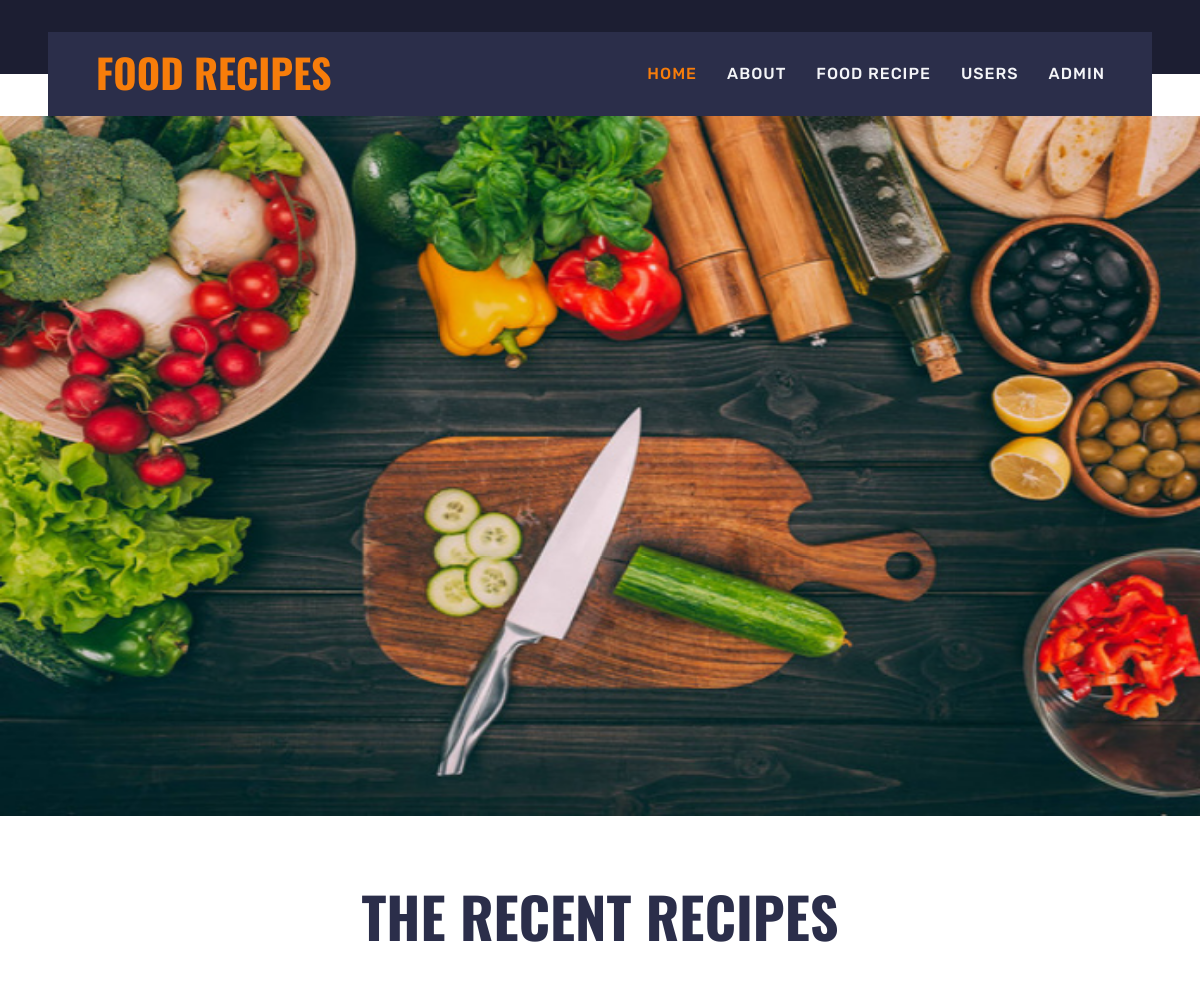
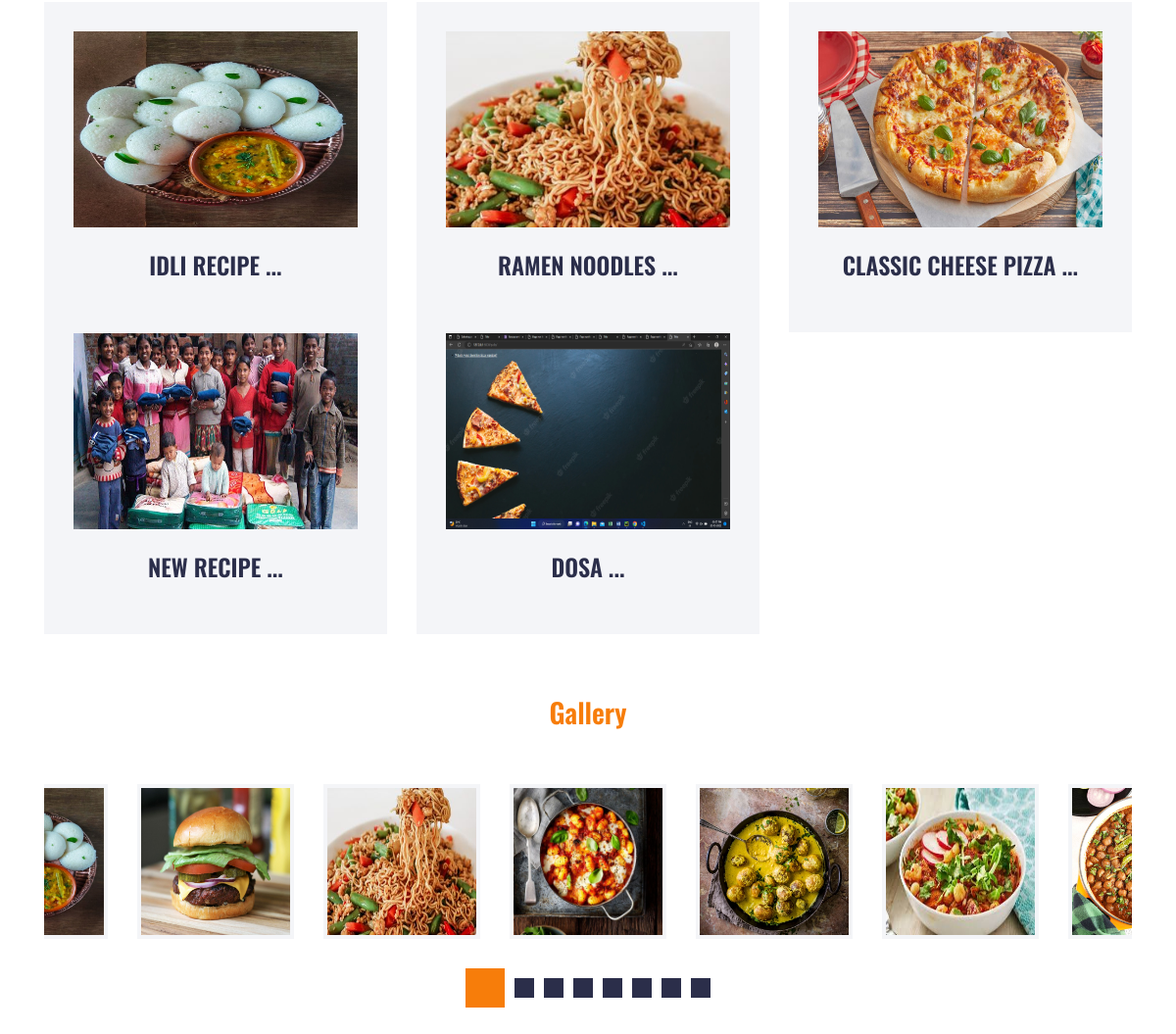
The page / on the database its author committed (2 pictures, top to bottom).
### myapp/models.py (models this page shows, shortened)
class Recipe(models.Model):
    register = models.ForeignKey(Registration, on_delete=models.CASCADE, null=True, blank=True)
    title = models.CharField(max_length=200, null=True, blank=True)
    pertime = models.CharField(max_length=200, null=True, blank=True)
    cooktime = models.CharField(max_length=200, null=True, blank=True)
    yields = models.CharField(max_length=200, null=True, blank=True)
    ingredients = models.CharField(max_length=500, null=True, blank=True)
    description = models.CharField(max_length=500, null=True, blank=True)
    photo = models.FileField(max_length=200, null=True, blank=True)
    creationdate = models.DateTimeField(auto_now_add=True)

### myapp/views.py (the view)
# urls.py: path('', index, name="index"),
def index(request):
    data = Recipe.objects.all()
    return render(request, "home.html", locals())

### myapp/templates/home.html (shortened to what this page needs)
{% extends 'index.html' %}
{% load static %}
{% block body %}
    <div class="container-fluid p-0" style="margin-bottom: 90px;">
        <div id="header-carousel" class="carousel slide" data-ride="carousel">
            <div class="carousel-inner">
                <div class="carousel-item active">
                    <img class="w-100" src="{% static 'img/carousel-1.jpg' %}" style="height:700px;" alt="Image">
                </div>
            </div>
        </div>
    </div>
<div class="container-fluid py-5" style="margin-top:-120px">
    <div class="container pt-5 pb-3">
        <h2 class="display-4 text-uppercase text-center mb-5">The Recent Recipes</h2>
        <div class="row">
            {% for i in data %}
            <div class="col-lg-4 col-md-6 mb-2" style="height:300px;width:100%">
                <a href="/add_comment/{{i.id}}">
                <div class="rent-item mb-4">
                    <img class="img-fluid mb-4" src="{{i.photo.url}}" style="height:200px;width:100%" alt="">
                    <h4 class="text-uppercase mb-4">{{i.title|slice:":20"}} ...</h4>
                </div>
                </a>
            </div>
            {% endfor %}
        </div>
    </div>
</div>
    <div class="container-fluid py-5" style="margin-top:-20px; margin-bottom:40px">
        <h3 class="text-center" style="color:#f77d0a">Gallery</h3>
        <div class="container py-5">
            <div class="owl-carousel vendor-carousel">
                <div class="bg-light p-1">
                    <img src="{% static 'img/vendor-1.jpg' %}" style="height:150px;width:100%" alt="">
                </div>
                <div class="bg-light p-1">
                    <img src="{% static 'img/vendor-2.jpg' %}" style="height:150px;width:100%" alt="">
                </div>
                <div class="bg-light p-1">
                    <img src="{% static 'img/vendor-3.jpeg' %}" style="height:150px;width:100%" alt="">
                </div>
                <div class="bg-light p-1">
                    <img src="{% static 'img/vendor-4.jpg' %}" style="height:150px;width:100%" alt="">
                </div>
                <div class="bg-light p-1">
                    <img src="{% static 'img/vendor-6.jpeg' %}" style="height:150px;width:100%" alt="">
                </div>
                <div class="bg-light p-1">
                    <img src="{% static 'img/vendor-7.jpg' %}" style="height:150px;width:100%" alt="">
                </div>
                <div class="bg-light p-1">
                    <img src="{% static 'img/vendor-8.jpg' %}" style="height:150px;width:100%" alt="">
                </div>
            </div>
        </div>
    </div>
{% endblock %}

### myapp/static/css/style.css (style rules this page uses)
:root { --primary: #F77D0A; --secondary: #2B2E4A; --light: #F4F5F8; --dark: #1C1E32; }
h1, h2, .font-weight-bold { font-weight: 700 !important; }
h3, h4, .font-weight-semi-bold { font-weight: 600 !important; }
.rent-item { padding: 30px; text-align: center; background: var(--light); transition: .5s; }
.rent-item h4 { transition: .5s; }

### rows shown on the page
Recipe: photo (picture), title "IDLI RECIPE"
Recipe: photo (picture), title "RAMEN NOODLES"
Recipe: photo (picture), title "CLASSIC CHEESE PIZZA"
Recipe: photo (picture), title "NEW RECIPE"
Recipe: photo (picture), title "DOSA"
